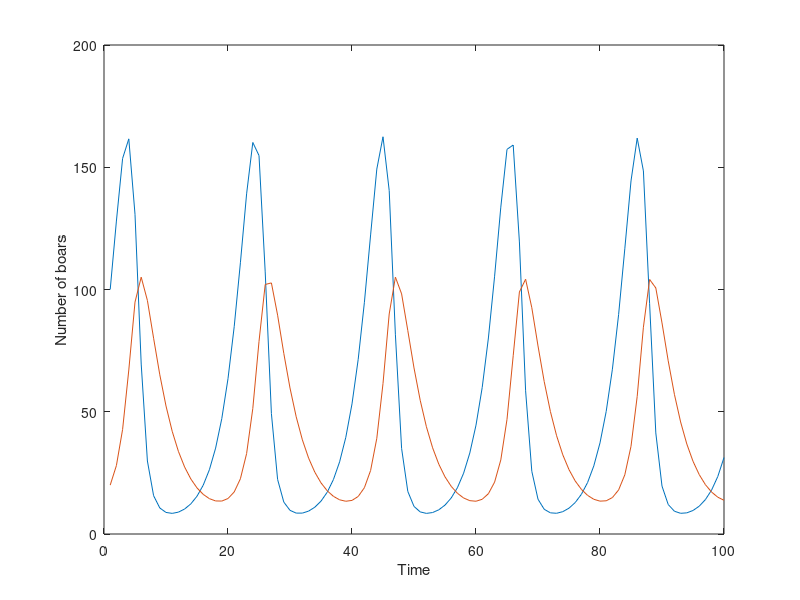

Here is the MATLAB script that generated this plot:
clearvars
clc
close all

Nb=100;
Nw=20
r=0.48;
c=0.01
e=0.005
d=0.24
i=1;
T=1:100

for i=1:99 %numerisch
    N=Nb(i)*(1+r)-c*Nw(i)*Nb(i);
    W=Nw(i)*(1-d)+e*Nw(i)*N;
    i=i+1;
    Nb=[Nb, N];
    Nw=[Nw, W];
end

plot(T,Nb)
% semilogy(T,Nb)
ylabel('Number of boars')
xlabel('Time')
hold on
plot(T,Nw)

%% analitical to check
%combinatie set equations --> dt uit

